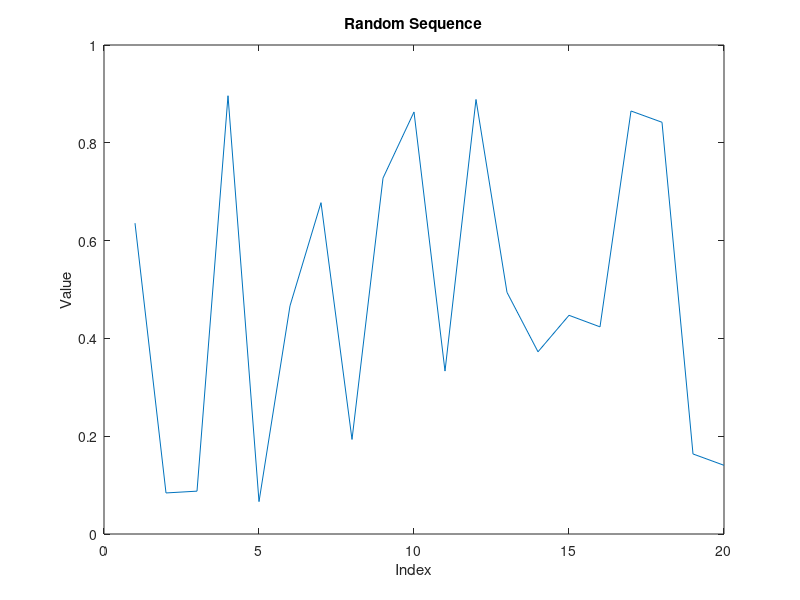

The MATLAB script that drew this image:
%Given Vector:
x = [1 8 3 9 0 1];

%Sum of all it's elements using sum() function:
s = sum(x);

%Running Sum of all the elements in the Vector:
runningSum = sum(hankel([zeros(1, numel(x)-1), x(1)], x))

%Generating a random sequence of numbers in the vector using rand()
seq = rand(1,20);

%Plotting the sequence:
plot(seq)
title('Random Sequence')
xlabel('Index');
ylabel('Value');